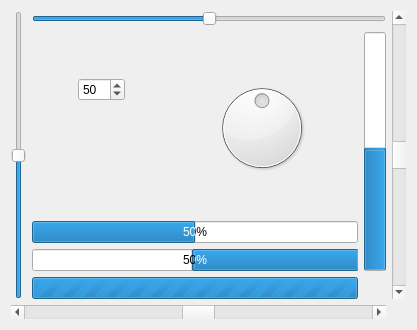
     <widget class="QWidget" name="Seite_2">
      <attribute name="title">
       <string>Slider</string>
      </attribute>
      <layout class="QGridLayout">
       <item row="0" column="0" rowspan="8">
        <widget class="QSlider" name="verticalSlider">
         <property name="maximum">
          <number>100</number>
         </property>
         <property name="value">
          <number>50</number>
         </property>
         <property name="orientation">
          <enum>Qt::Vertical</enum>
         </property>
        </widget>
       </item>
       <item row="0" column="1" colspan="7">
        <widget class="QSlider" name="horizontalSlider">
         <property name="maximum">
          <number>100</number>
         </property>
         <property name="value">
          <number>50</number>
         </property>
         <property name="orientation">
          <enum>Qt::Horizontal</enum>
         </property>
        </widget>
       </item>
       <item row="0" column="8" rowspan="8">
        <widget class="QScrollBar" name="verticalScrollBar">
         <property name="maximum">
          <number>100</number>
         </property>
         <property name="value">
          <number>50</number>
         </property>
         <property name="orientation">
          <enum>Qt::Vertical</enum>
         </property>
        </widget>
       </item>
       <item row="1" column="3">
        <spacer>
         <property name="orientation">
          <enum>Qt::Vertical</enum>
         </property>
         <property name="sizeHint" stdset="0">
          <size>
           <width>20</width>
           <height>40</height>
          </size>
         </property>
        </spacer>
       </item>
       <item row="1" column="7" rowspan="6">
        <widget class="QProgressBar" name="progressBar_2">
         <property name="maximum">
          <number>100</number>
         </property>
         <property name="value">
          <number>50</number>
         </property>
         <property name="orientation">
          <enum>Qt::Vertical</enum>
         </property>
        </widget>
       </item>
       <item row="2" column="1" rowspan="2">
        <spacer>
         <property name="orientation">
          <enum>Qt::Horizontal</enum>
         </property>
         <property name="sizeHint" stdset="0">
          <size>
           <width>40</width>
           <height>20</height>
          </size>
         </property>
        </spacer>
       </item>
       <item row="2" column="2">
        <widget class="QSpinBox" name="spinBox_2">
         <property name="maximum">
          <number>100</number>
         </property>
         <property name="value">
          <number>50</number>
         </property>
        </widget>
       </item>
       <item row="2" column="3" rowspan="2">
        <spacer>
         <property name="orientation">
          <enum>Qt::Horizontal</enum>
         </property>
         <property name="sizeHint" stdset="0">
          <size>
           <width>40</width>
           <height>20</height>
          </size>
         </property>
        </spacer>
       </item>
       <item row="2" column="5" rowspan="2">
        <widget class="QDial" name="dial">
         <property name="maximum">
          <number>100</number>
         </property>
         <property name="value">
          <number>50</number>
         </property>
        </widget>
       </item>
       <item row="2" column="6" rowspan="2">
        <spacer>
         <property name="orientation">
          <enum>Qt::Horizontal</enum>
         </property>
         <property name="sizeHint" stdset="0">
          <size>
           <width>40</width>
           <height>20</height>
          </size>
         </property>
        </spacer>
       </item>
       <item row="4" column="3" colspan="2">
        <spacer>
         <property name="orientation">
          <enum>Qt::Vertical</enum>
         </property>
         <property name="sizeHint" stdset="0">
          <size>
           <width>75</width>
           <height>31</height>
          </size>
         </property>
        </spacer>
       </item>
       <item row="5" column="1" colspan="6">
        <widget class="QProgressBar" name="progressBar_4">
         <property name="value">
          <number>50</number>
         </property>
        </widget>
       </item>
       <item row="6" column="1" colspan="6">
        <widget class="QProgressBar" name="progressBar_3">
         <property name="value">
          <number>50</number>
         </property>
         <property name="invertedAppearance">
          <bool>true</bool>
         </property>
        </widget>
       </item>
       <item row="7" column="1" colspan="6">
        <widget class="QProgressBar" name="progressBar">
         <property name="maximum">
          <number>0</number>
         </property>
         <property name="value">
          <number>0</number>
         </property>
        </widget>
       </item>
       <item row="8" column="0" colspan="8">
        <widget class="QScrollBar" name="horizontalScrollBar">
         <property name="maximum">
          <number>100</number>
         </property>
         <property name="value">
          <number>50</number>
         </property>
         <property name="orientation">
          <enum>Qt::Horizontal</enum>
         </property>
        </widget>
       </item>
      </layout>
     </widget>
